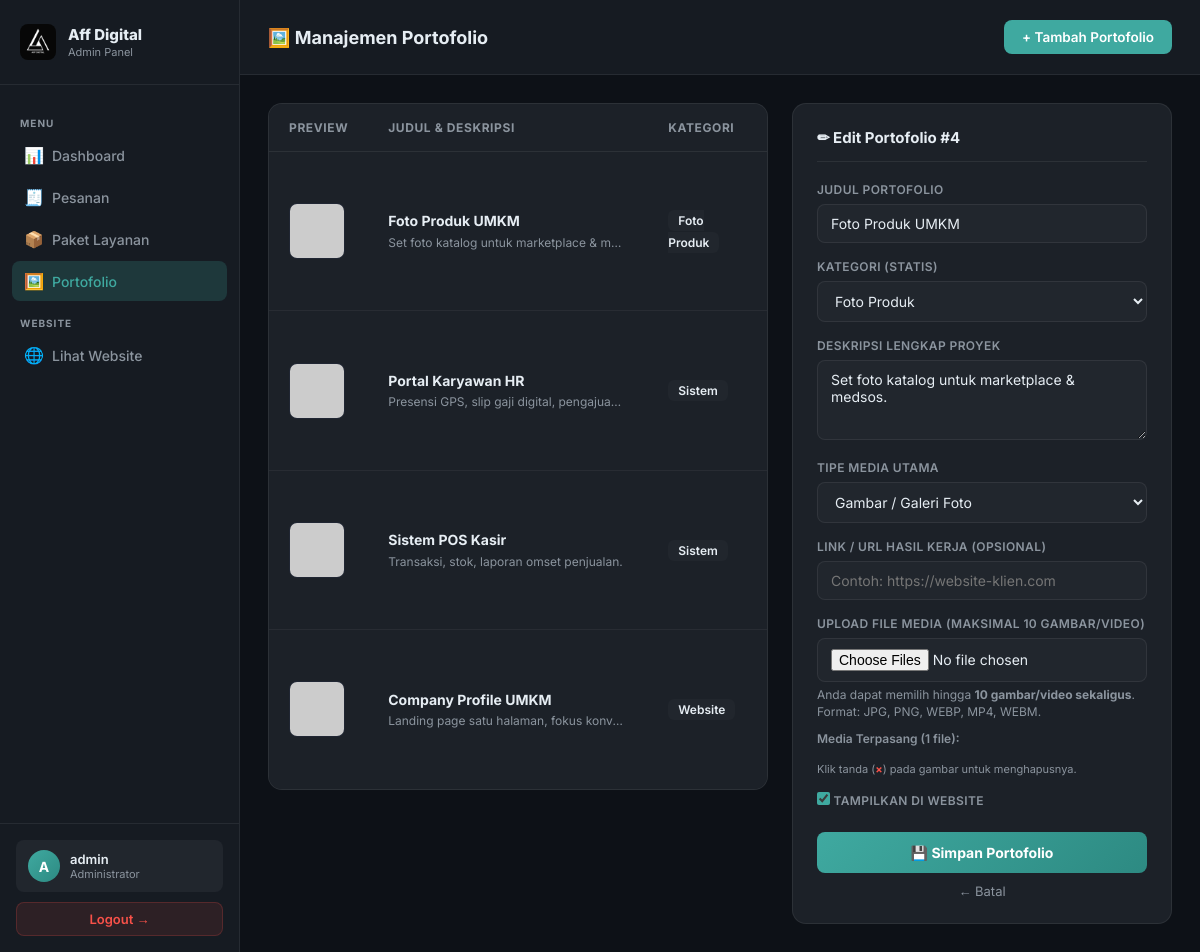
Page /admin/portfolios.php?edit=4 (signed in) on the committed database.
### tables this page shows
CREATE TABLE IF NOT EXISTS portfolios (
  id INT AUTO_INCREMENT PRIMARY KEY,
  title VARCHAR(150) NOT NULL,
  category_label VARCHAR(100) NOT NULL DEFAULT 'Website',
  description TEXT DEFAULT NULL,
  media_type VARCHAR(10) NOT NULL DEFAULT 'image',
  project_link VARCHAR(255) DEFAULT NULL,
  media_url VARCHAR(255) NOT NULL DEFAULT '',
  images_json TEXT DEFAULT NULL,
  sort_order INT NOT NULL DEFAULT 0,
  is_active TINYINT(1) NOT NULL DEFAULT 1,
  created_at DATETIME DEFAULT CURRENT_TIMESTAMP
);

### admin/portfolios.php (the view, shortened to what this page needs)
<?php
$db = get_db();
$staticCategories = [
    'Website',
    'Sistem',
    'Foto Produk',
    'Video Promosi',
    'Desain Grafis',
    'Lainnya'
];
$portfolios = [];
if ($db) {
    try {
        $portfolios = $db->query("SELECT * FROM portfolios ORDER BY id DESC")->fetchAll();
    } catch (Exception $e) {
        $portfolios = [];
    }
}
$editId   = (int)($_GET['edit'] ?? 0);
$editItem = null;
if ($editId) {
    foreach ($portfolios as $p) {
        if ($p['id'] === $editId) {
            $editItem = $p;
            break;
        }
    }
}
$addNew = isset($_GET['new']);
function h4($s) { return htmlspecialchars((string)$s, ENT_QUOTES, 'UTF-8'); }
?>
<!DOCTYPE html>
<html lang="id">
<head>
</head>
<body>
<aside class="sidebar">
  <div class="sidebar-brand">
    <img src="../assets/images/logo.jpg" alt="Aff Digital" style="height:36px; width:auto; border-radius:8px; object-fit:cover;">
    <div><div class="brand-name">Aff Digital</div><div class="brand-sub">Admin Panel</div></div>
  </div>
  <nav class="sidebar-nav">
    <div class="nav-label">Menu</div>
    <a class="nav-link" href="dashboard.php"><span class="icon">📊</span> Dashboard</a>
    <a class="nav-link" href="orders.php"><span class="icon">🧾</span> Pesanan</a>
    <a class="nav-link" href="packages.php"><span class="icon">📦</span> Paket Layanan</a>
    <a class="nav-link active" href="portfolios.php"><span class="icon">🖼️</span> Portofolio</a>
    <div class="nav-label">Website</div>
    <a class="nav-link" href="../index.php" target="_blank"><span class="icon">🌐</span> Lihat Website</a>
  </nav>
  <div class="sidebar-footer">
    <div class="user-box">
      <div class="user-avatar"><?php echo strtoupper(substr($_SESSION['admin_user'] ?? 'A', 0, 1)); ?></div>
      <div><div class="user-name"><?php echo h4($_SESSION['admin_user'] ?? 'Admin'); ?></div><div class="user-role">Administrator</div></div>
    </div>
    <a class="logout-btn" href="../logout.php">Logout →</a>
  </div>
</aside>
<div class="main">
  <div class="topbar">
    <h1>🖼️ Manajemen Portofolio</h1>
    <a class="add-btn" href="portfolios.php?new">+ Tambah Portofolio</a>
  </div>
  <div class="content">
    <div class="grid">
      <div class="table-wrap">
        <table>
          <thead>
            <tr>
              <th>Preview</th>
              <th>Judul & Deskripsi</th>
              <th>Kategori</th>
              <th>Tipe</th>
            </tr>
          </thead>
          <tbody>
            <?php foreach ($portfolios as $p):
            ?>
            <tr>
              <td>
                <?php if ($p['media_type'] === 'video'): ?>
                  <div class="thumb-preview" style="display:flex;align-items:center;justify-content:center;background:#1e1e2e;color:#f472b6;font-size:20px;">🎬</div>
                <?php else: ?>
                  <img src="../<?php echo h4($p['media_url']); ?>" alt="" class="thumb-preview" onerror="this.src='https://placehold.co/100?text=Image'">
                <?php endif; ?>
              </td>
              <td>
                <div style="font-weight:700"><?php echo h4($p['title']); ?></div>
                <div style="font-size:12px;color:var(--muted);max-width:240px;white-space:nowrap;overflow:hidden;text-overflow:ellipsis;"><?php echo h4($p['description']); ?></div>
              </td>
              <td><span style="font-size:12px;background:var(--surface2);padding:3px 10px;border-radius:6px;color:var(--ink);font-weight:600"><?php echo h4($p['category_label']); ?></span></td>
              <td><span class="media-badge badge-<?php echo h4($p['media_type']); ?>"><?php echo strtoupper($p['media_type']); ?></span></td>
            </tr>
            <?php endforeach; ?>
          </tbody>
        </table>
      </div>
      <?php if ($editItem || $addNew): ?>
      <div class="form-panel">
        <h2><?php echo $editItem ? '✏ Edit Portofolio #' . $editItem['id'] : '➕ Tambah Portofolio Baru'; ?></h2>
        <form method="POST" enctype="multipart/form-data">
          <div class="field">
            <label>Judul Portofolio</label>
            <input type="text" name="title" required maxlength="150" value="<?php echo h4($editItem['title'] ?? ''); ?>" placeholder="Contoh: Website Profil Toko Online">
          </div>
          <div class="field">
            <label>Kategori (Statis)</label>
            <select name="category_label" required>
              <?php foreach ($staticCategories as $cat): ?>
                <option value="<?php echo $cat; ?>" <?php if(($editItem['category_label']??'')===$cat) echo 'selected';?>><?php echo $cat; ?></option>
              <?php endforeach; ?>
            </select>
          </div>
          <div class="field">
            <label>Deskripsi Lengkap Proyek</label>
            <textarea name="description" placeholder="Penjelasan mengenai fitur, hasil pengerjaan, atau detail proyek..."><?php echo h4($editItem['description'] ?? ''); ?></textarea>
          </div>
          <div class="field">
            <label>Tipe Media Utama</label>
            <select name="media_type">
              <option value="image" <?php if(($editItem['media_type']??'image')==='image') echo 'selected';?>>Gambar / Galeri Foto</option>
            </select>
          </div>
          <div class="field">
            <label>Link / URL Hasil Kerja (Opsional)</label>
            <input type="url" name="project_link" value="<?php echo h4($editItem['project_link'] ?? ''); ?>" placeholder="Contoh: https://website-klien.com">
          </div>
          <div class="field">
            <label>Upload File Media (Maksimal 10 Gambar/Video)</label>
            <input type="file" name="media_files[]" accept="image/*,video/*" multiple>
            <div class="file-note">Anda dapat memilih hingga <strong>10 gambar/video sekaligus</strong>. Format: JPG, PNG, WEBP, MP4, WEBM.</div>
            <?php
            $currentGallery = !empty($editItem['images_json']) ? json_decode($editItem['images_json'], true) : [];
            if (!is_array($currentGallery) || empty($currentGallery)) {
                if (!empty($editItem['media_url'])) {
                    $currentGallery = [$editItem['media_url']];
                } else {
                    $currentGallery = [];
                }
            }
            if (!empty($currentGallery)):
            ?>
              <div style="font-size:12px;color:var(--muted);margin-top:10px;font-weight:600;">Media Terpasang (<?php echo count($currentGallery); ?> file):</div>
              <div style="font-size:11px;color:var(--muted);margin-top:6px;">Klik tanda (<span style="color:#f85149;font-weight:bold;">×</span>) pada gambar untuk menghapusnya.</div>
            <?php endif; ?>
          </div>
          <div class="field">
            <label class="check-label">
              <input type="checkbox" name="is_active" value="1" <?php if(($editItem['is_active'] ?? 1)) echo 'checked';?>>
              Tampilkan di Website
            </label>
          </div>
          <button class="save-btn" type="submit">💾 Simpan Portofolio</button>
        </form>
        <a class="cancel-btn" href="portfolios.php">← Batal</a>
      </div>
      <?php endif; ?>
    </div>
  </div>
</div>
</body>
</html>

### rows in the picture
portfolios: title "Foto Produk UMKM", description "Set foto katalog untuk marketplace & m…", category_label "Foto Produk", id "4", description "Set foto katalog untuk marketplace & medsos.", media_type "Gambar / Galeri Foto", media_url "1", is_active "☑"
portfolios: title "Portal Karyawan HR", description "Presensi GPS, slip gaji digital, pengajua…", category_label "Sistem"
portfolios: title "Sistem POS Kasir", description "Transaksi, stok, laporan omset penjualan.", category_label "Sistem"
portfolios: title "Company Profile UMKM", description "Landing page satu halaman, fokus konv…", category_label "Website"

### other values in the picture
substr($_SESSION['admin_user'] ?? 'A', 0, 1) "A"
h4($_SESSION['admin_user'] ?? 'Admin') "admin"
